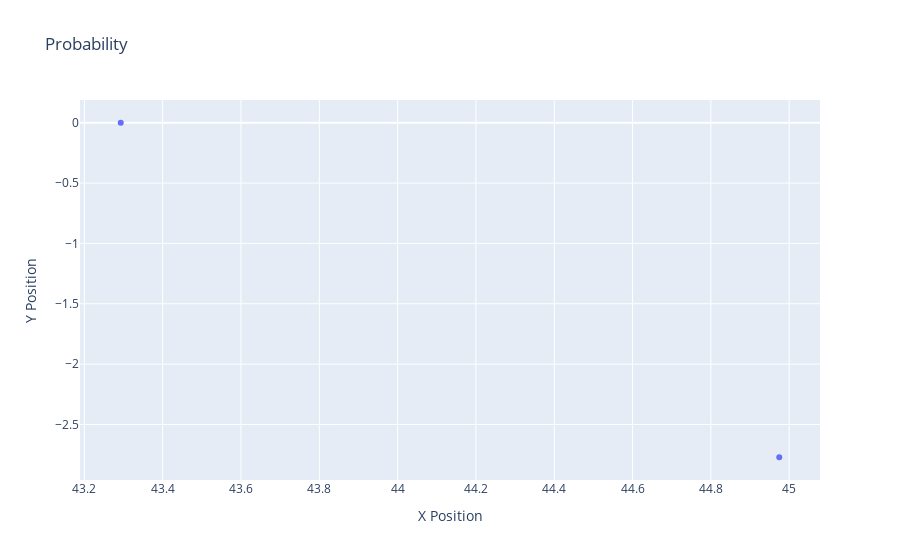

Source (notebook cell):
### Code cell
import plotly.graph_objs as go
from plotly.subplots import make_subplots

traj = np.asarray(results['Para.DynPar.r2'].tolist())

# Create the figure object
fig = make_subplots(rows=1, cols=1)
fig.layout.title = "Probability"
fig.layout.yaxis.title = 'Y Position'

fig.add_trace(
    go.Scatter(
        x=traj[:,0],
        y=traj[:,1],
        mode = 'markers'
    ),
    row = 1,
    col = 1,
)
fig.get_subplot(1, 1).xaxis.title = "X Position"

fig.show()

### Figure 1 — Plotly figure (JSON) as saved in the notebook; plotly's stock layout.template omitted (floating-point values rounded to 4 significant figures)
{"data": [{"mode": "markers", "type": "scatter", "x": [43.29, 44.97], "xaxis": "x", "y": [-5.29e-15, -2.772], "yaxis": "y"}], "layout": {"title": {"text": "Probability"}, "xaxis": {"anchor": "y", "domain": [0, 1], "title": {"text": "X Position"}}, "yaxis": {"anchor": "x", "domain": [0, 1], "title": {"text": "Y Position"}}}}
